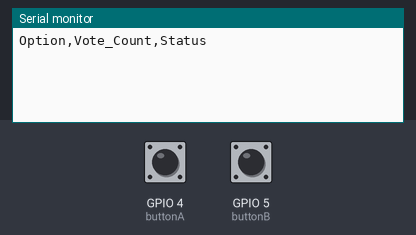
This sketch was run on a simulated ESP32. Parts: the last lines printed to the serial monitor. Inputs (shaded band) come from the test bench; at power-on: GPIO 4 (buttonA) LOW, GPIO 5 (buttonB) LOW.

Above: at 1.2 s.
1.3 s: GPIO 4 (buttonA) pulled HIGH for 0.15 s
At 2.1 s:
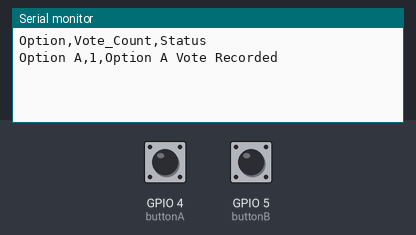
2.9 s: GPIO 5 (buttonB) pulled HIGH for 0.15 s
At 3.3 s:
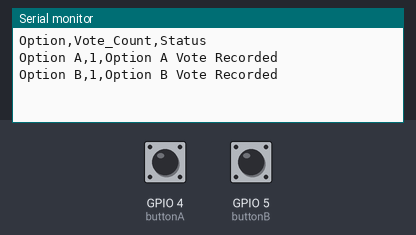
4.5 s: GPIO 4 (buttonA) pulled HIGH for 1 s
At 6.5 s:
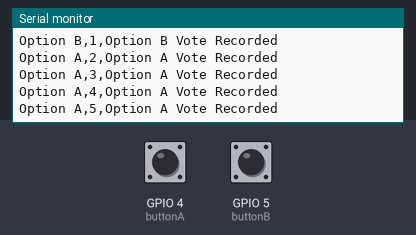
7.0 s: GPIO 5 (buttonB) pulled HIGH for 1 s
At 8.3 s:
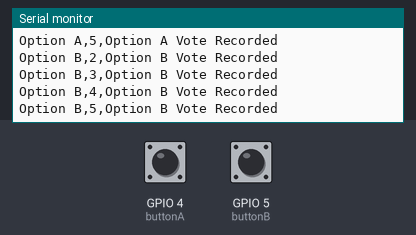

Measured:
- after the input at 1.3 s, the serial monitor: prints a new line at once (image 1)
- after the input at 2.9 s, the serial monitor: prints a new line at once (image 2)
- after the input at 4.5 s, the serial monitor: prints a new line at once (image 3)
- after the input at 7.0 s, the serial monitor: prints a new line at once (image 4)

The sketch:

esp32_poll_counter.ino
```cpp
/*
 * src/esp32_poll_counter.ino
 * Optional Hardware Extension (Step 3 Reference):
 * Local physical voting station using ESP32 + Push Buttons
 * Streams live CSV-formatted vote events over USB Serial to Python.
 *
 * Circuit Connections:
 *   Button A (Option 1 - Python)   -> GPIO 4 (with 10K pull-down resistor)
 *   Button B (Option 2 - Power BI) -> GPIO 5 (with 10K pull-down resistor)
 */

const int buttonA = 4;
const int buttonB = 5;
int countA = 0;
int countB = 0;

void setup() {
  Serial.begin(115200);
  pinMode(buttonA, INPUT);
  pinMode(buttonB, INPUT);
  Serial.println("Option,Vote_Count,Status");
}

void loop() {
  if (digitalRead(buttonA) == HIGH) {
    countA++;
    Serial.print("Option A,");
    Serial.print(countA);
    Serial.println(",Option A Vote Recorded");
    delay(300); // Debounce delay
  }
  if (digitalRead(buttonB) == HIGH) {
    countB++;
    Serial.print("Option B,");
    Serial.print(countB);
    Serial.println(",Option B Vote Recorded");
    delay(300); // Debounce delay
  }
}
```
